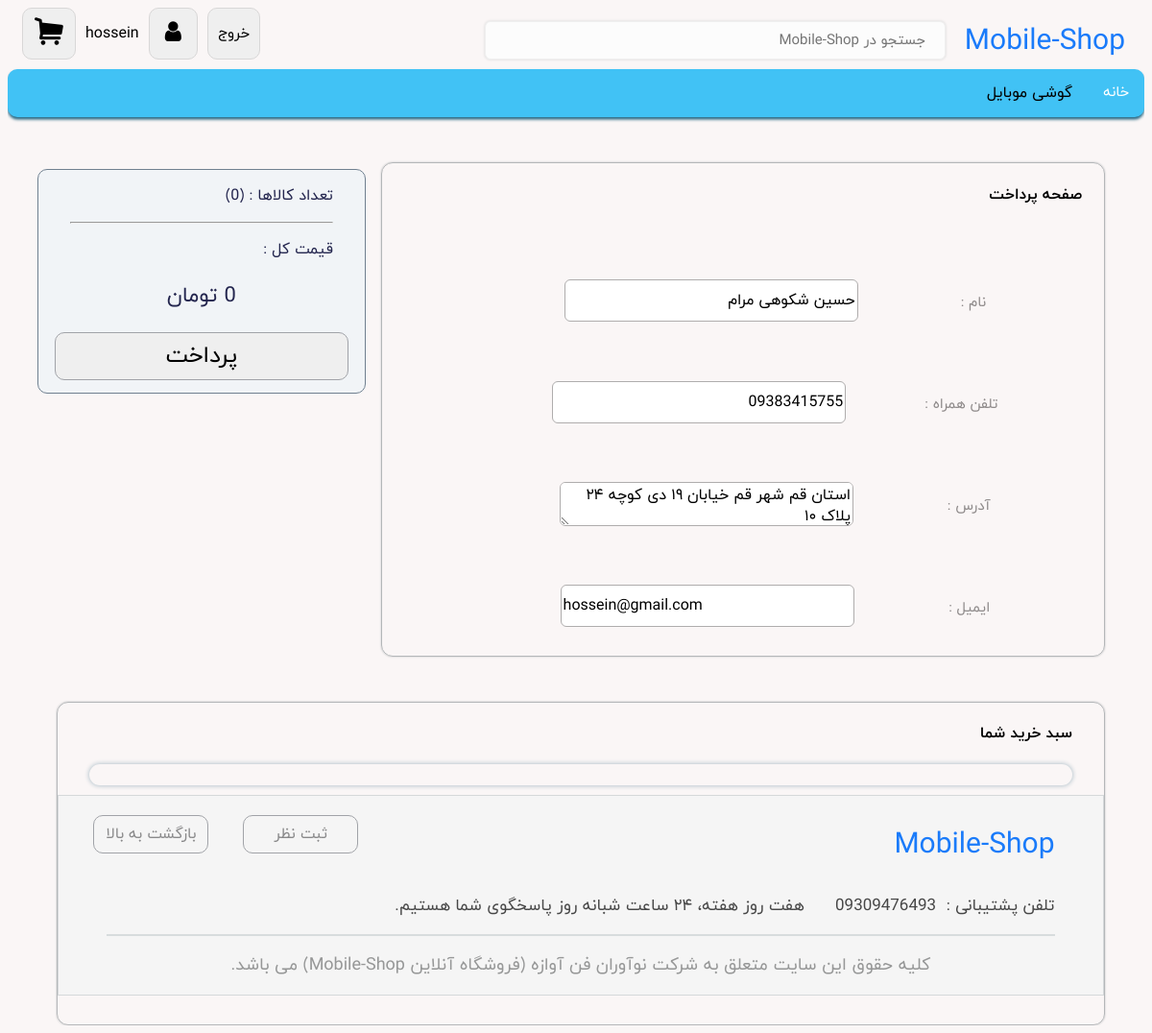
/payment.php (signed in), run on the app's committed database.
### tables this page shows
CREATE TABLE `users` (
  `id` int(11) NOT NULL,
  `UserName` varchar(50) NOT NULL,
  `Password` varchar(50) NOT NULL,
  `name` varchar(50) DEFAULT NULL,
  `tel` varchar(11) DEFAULT NULL,
  `address` varchar(255) DEFAULT NULL,
  `email` varchar(50) DEFAULT NULL
);

### payment.php (the view, shortened to what this page needs)
<?php
include('connection.php');
?>
<!DOCTYPE html>
<html class="style-html">
<head>
    <link rel="stylesheet" href="Css-Finall.css">
    <link rel="stylesheet" href="icons/fontello.css">
</head>
<body dir="rtl" class="basic">
    <?php
    $user_id = $_SESSION['id'];
    $sum_count = 0;
    ?>
    <div class="parent-header">
        <div class="parent-logo-search">
            <p onclick="mobileshop()" id="Mobile-Shop" class="header">Mobile-Shop</p>
            <input placeholder="جستجو در Mobile-Shop" class="search" type="search">
        </div>
        <div class="txt-align margin-buttons">
            <button onclick="sabad()" id="Sabad" class="shop-sabad"><i class=" icon-basket sabad-icon"></i>
            </button>
            <p style="margin-left: 10px;">
                <?php
                echo $_SESSION["UserName"];
                ?>
            </p>
            <button onclick="update()" id="update" class="update-icon"><i class="icon-user user-icon"></i></button>
            <button onclick="btnLogout()" id="logout" class="logout">خروج</button>
        </div>
    </div>
    <div class="navbar">
        <a href="Finall-Project.php">خانه</a>
        <div class="subnav">
            <button onclick="mobile()" id="Mobile" class="subnavbtn">گوشی موبایل</button>
        </div>
    </div>
    <?php
    $sql = "SELECT name,tel,address,email FROM users WHERE id = " . $user_id;
    $result = mysqli_query($conn, $sql);
    if (mysqli_num_rows($result) > 0) {
        while ($row = mysqli_fetch_array($result)) {
            $name = $row['name'];
            $tel = $row['tel'];
            $address = $row['address'];
            $email = $row['email'];
    ?>
            <div class="parent-pay">
                <div class="pay-page">
                    <div class="title-pay">
                        <h4>صفحه پرداخت</h4>
                        <form action="factor.php" method="post">
                            <div class="pay-spec">
                                <p class="style-username">نام :</p>
                                &nbsp;<input name="name" class="inputs-pay" required value="<?php echo $name ?>">
                            </div>
                            <div class="pay-spec">
                                <p class="style-username">تلفن همراه :</p>
                                &nbsp;<input name="phone" maxlength="11" class="inputs-pay" pattern="09(0[1-2]|1[0-9]|3[0-9]|2[0-1])-?[0-9]{3}-?[0-9]{4}" value="<?php echo $tel ?>">
                            </div>
                            <div class="pay-spec">
                                <p class="style-username">آدرس :</p>
                                &nbsp;<textarea name="address" class="address-input" required><?php echo $address ?></textarea>
                            </div>
                            <div class="pay-spec">
                                <p class="style-username">ایمیل :</p>
                                &nbsp;<input type="email" name="email" class="email-input" required value="<?php echo $email ?>">
                            </div>
                    </div>
                </div>
                <div class="box-left-sabad">
                    <div class="Sabad_Box_Left">
                        <p class="txt-box-left-sabad" id="total_count" class="total_count">تعداد کالاها :&nbsp;<?php echo "(<span id='total_count_value'>" . $sum_count . "</span>)" ?></p>
                        <hr class="hr-box-left-sabad">
                        <p class="txt-box-left-sabad">قیمت کل : </p>
                        <p class="price-all" id="total_price"></p>
                        <div class="div-btn">
                            <button class="btn-box-left-sabad" id="pay">
                                <p class="txt-btn-box-left-Sabad">پرداخت</p>
                            </button>
                        </div>
                    </div>
                </div>
            </div>
        <?php
        }
        ?>
    <?php
    }
    ?>
    <div class="Sabad">
        <div class="title_Sabad">
            <h4>سبد خرید شما</h4>
        </div>
        <div class="card_sabad">
    </div>
    <div class="footer">
        <button class="topFunction" onclick="topFunction()">
            <p class="txt-topFunction">بازگشت به بالا</p>
        </button>
        <button class="topFunction" onclick="massage()" id="message">
            <p class="txt-topFunction">ثبت نظر</p>
        </button>
        <p class="logo-footer">Mobile-Shop</p>
        <p class="telephone">تلفن پشتیبانی :&nbsp 09309476493 &nbsp&nbsp&nbsp&nbsp&nbspهفت روز هفته، ۲۴ ساعت شبانه‌ روز
            پاسخگوی شما هستیم.</p>
        <hr class="hr-footer">
        <p class="kolieh">کلیه حقوق این سایت متعلق به شرکت نوآوران فن آوازه (فروشگاه آنلاین Mobile-Shop) می باشد.</p>
    </div>
</body>
</html>

### data on the page
users: name "حسین شکوهی مرام", phone "09383415755", address "استان قم شهر قم خیابان ۱۹ دی کوچه ۲۴ پلاک ۱۰", email "hossein@gmail.com"

### other printed values
$_SESSION["UserName"] "hossein"
